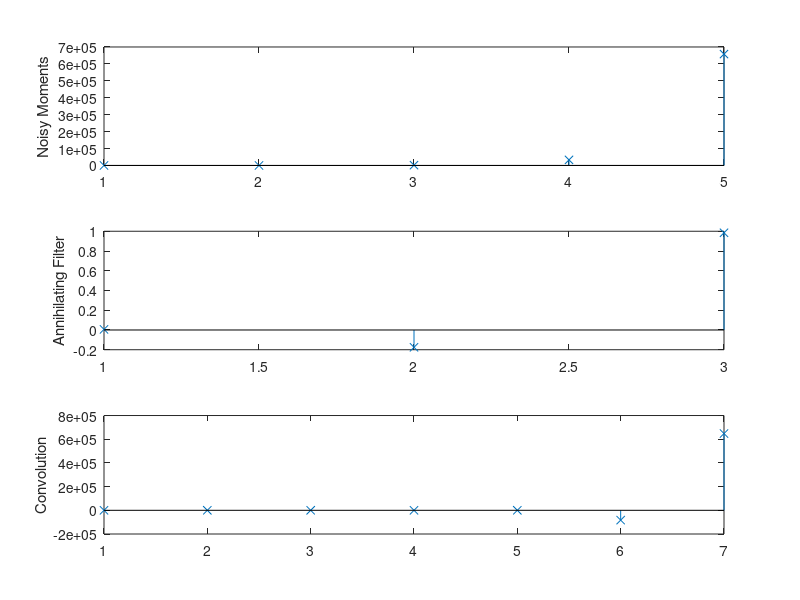

MATLAB code for this plot:
%% Setup
clc
close all
clear variables

load noisyMoments.mat % sets K and N as well


disp('Correct Values')
% Print location values
disp('Locations:')
disp(tk_locations.')
% Print weight values
disp('Weights:')
disp(ak_weights.')

%% Perform Total Least-Squares approach to find annihilating filter

% Fill in the matrix row by row
toeplitz = zeros(K+1,N-K);
for index = 1:K+1
    toeplitz(index,:) = flip(s_noisyMoments(index:K+index));
end

[U, lambda, V] = svd(toeplitz);
 
h_annihilatingFilter = V(:,end); % solve equation to find filter values

%% Plot convolution

y = conv(s_noisyMoments,h_annihilatingFilter);

% Plot tau
subplot(311)
stem(s_noisyMoments,'x')
ylabel('Noisy Moments')

% Plot filter
subplot(312)
stem(h_annihilatingFilter,'x')
ylabel('Annihilating Filter')

% Plot convolution - only middle two values need to be 0
subplot(313)
stem(y,'x');
ylabel('Convolution')

%% Find locations

tk_locations_est = roots(h_annihilatingFilter); % locations are roots of filter

%% Solve Vandermonde system to find weights

eqn_locationsMatrix = [ 1 1; tk_locations_est(1) tk_locations_est(2) ];
eqn_tauVect2 = s_noisyMoments(1:K);

ak_weights_est = eqn_locationsMatrix \ eqn_tauVect2; % solve equation to find weights

%% Print LTS results

disp('LTS only')
% Print location values
disp('Locations:')
disp(tk_locations_est.')
% Print weight values
disp('Weights:')
disp(ak_weights_est.')





%% Perform Cadzow routine
% iteration 1, using lambda from earlier
diagLambda = diag(lambda);

for index = 1:length(diagLambda)-K
    [noiseCoefficient, noiseIndex] = min(diagLambda);
    diagLambda(noiseIndex) = 0;
end

lambda_denoised1 = diag(diagLambda);
toeplitz_denoised1 = U*lambda_denoised1*V';
tau_momentsDenoised1 = [toeplitz_denoised1(1,3); toeplitz_denoised1(2,3); toeplitz_denoised1(3,3); toeplitz_denoised1(3,2); toeplitz_denoised1(3,1)];

%% Perform denoised Total Least-Squares approach to find annihilating filter

[~, ~, V_denoised1] = svd(toeplitz_denoised1);
 
h_annihilatingFilter_denoised1 = V_denoised1(:,end); % solve equation to find filter values

%% Find locations

tk_locations_estCadzow1 = roots(h_annihilatingFilter_denoised1); % locations are roots of filter

%% Solve Vandermonde system to find weights

eqn_locationsMatrix = [ 1 1; tk_locations_estCadzow1(1) tk_locations_estCadzow1(2) ];
eqn_tauVect2 = tau_momentsDenoised1(1:K);

ak_weights_estCadzow1 = eqn_locationsMatrix \ eqn_tauVect2; % solve equation to find weights

%% Print LTS results

disp('Cadzow + LTS')
% Print location values
disp('Locations:')
disp(tk_locations_estCadzow1.')
% Print weight values
disp('Weights:')
disp(ak_weights_estCadzow1.')







%% iteration 2+

[U_denoised1, lambda_denoised1, V_denoised1] = svd(toeplitz_denoised1);
diagLambda = diag(lambda_denoised1);

for index = 1:length(diagLambda)-K
    [noiseCoefficient, noiseIndex] = min(diagLambda);
    diagLambda(noiseIndex) = 0;
end

lambda_denoised2 = diag(diagLambda);
toeplitz_denoised2 = U_denoised1*lambda_denoised2*V_denoised1';

tau_momentsDenoised2 = [toeplitz_denoised2(1,3); toeplitz_denoised2(2,3); toeplitz_denoised2(3,3); toeplitz_denoised2(3,2); toeplitz_denoised2(3,1)];

%% Perform denoised Total Least-Squares approach to find annihilating filter

[~, ~, V_denoised2] = svd(toeplitz_denoised1);
 
h_annihilatingFilter_denoised2 = V_denoised2(:,end); % solve equation to find filter values

%% Find locations

tk_locations_estCadzow2 = roots(h_annihilatingFilter_denoised2); % locations are roots of filter

%% Solve Vandermonde system to find weights

eqn_locationsMatrix = [ 1 1; tk_locations_estCadzow2(1) tk_locations_estCadzow2(2) ];
eqn_tauVect2 = tau_momentsDenoised2(1:K);

ak_weights_estCadzow2 = eqn_locationsMatrix \ eqn_tauVect2; % solve equation to find weights

%% Print LTS results

disp('Cadzow (x2) + LTS')
% Print location values
disp('Locations:')
disp(tk_locations_estCadzow2.')
% Print weight values
disp('Weights:')
disp(ak_weights_estCadzow2.')

